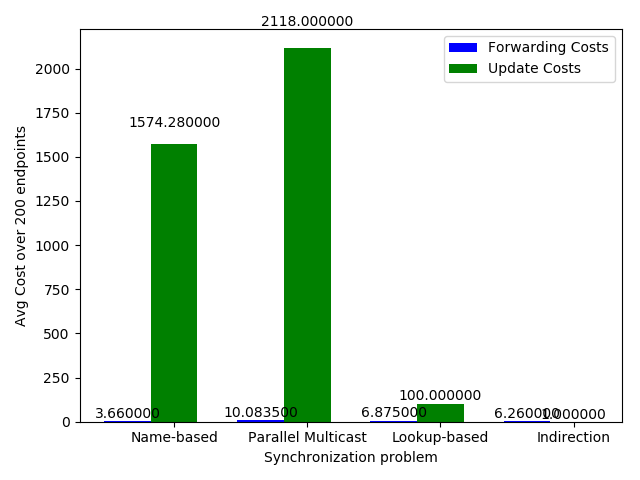

Write the Python code that produced this figure.
"""
Plotting results of the experiments, and comparing the difference between them 
"""
import matplotlib.pyplot as plt
import pickle
from collections import defaultdict
import numpy as np

def read_results(file_name):
    with open(file_name, 'rb') as f:
        results = pickle.load(f)
    if len(results)==3:
        return results[1], results[2]
    elif len(results)==2:
        return results[1]
    else:
        return results

def average(fc, uc=None):
    if uc==None:
        return sum(fc)/len(fc)
    else:
        return sum(fc)/len(fc), sum(uc)/len(uc)

forwarding_costs_n, update_costs_n = read_results("res_best_port.pickle")
forwarding_costs_g = read_results("res_gns.pickle")
forwarding_costs_i = read_results("res_indirection.pickle")
forwarding_costs_p = read_results("res_parallelmulticast.pickle")

# print(forwarding_costs_p)
# print(type(forwarding_costs_p))

fc_n, uc_n = average(forwarding_costs_n, update_costs_n)
fc_g = average(forwarding_costs_g)
fc_i = average(forwarding_costs_i)
fc_p = average(forwarding_costs_p)

def autolabel(rects):
    # attach some text labels
    for rect in rects:
        height = rect.get_height()
        ax.text(rect.get_x() + rect.get_width()/2., 1.05*height,
                '%f' % height,
                ha='center', va='bottom')
        
avg_fc = (fc_n, fc_p, fc_g, fc_i)
print(avg_fc)
#2118 is the total number of nodes we have 
avg_uc = (uc_n, 2118, 100, 1)
print(avg_uc)
n_groups = 4
fig, ax = plt.subplots()
index = np.arange(n_groups)
bar_width = 0.35
opacity = 0.8
rects1 = plt.bar(index, avg_fc, bar_width, color = 'b', label="Forwarding Costs")
autolabel(rects1)
rects2 = plt.bar(index + bar_width, avg_uc, bar_width, color = 'g', label="Update Costs")
autolabel(rects2)
plt.xlabel("Synchronization problem")
plt.ylabel("Avg Cost over 200 endpoints")
plt.xticks(index + bar_width, ('Name-based', 'Parallel Multicast', 'Lookup-based', 'Indirection'))
plt.legend()
plt.tight_layout()
plt.show()
